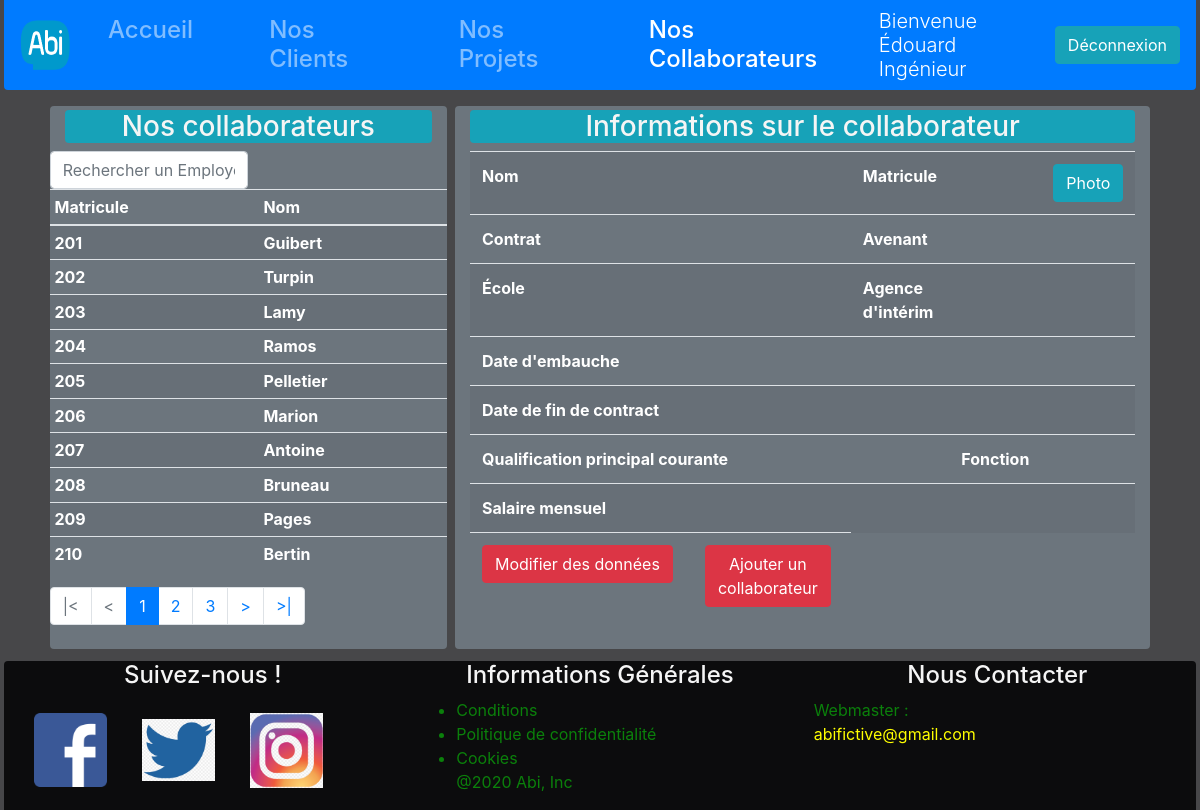
The page /employees (signed in) on the database its author committed.
### tables this page shows
CREATE TABLE `employee` (
  `id` int(11) NOT NULL,
  `lastname` varchar(45) NOT NULL,
  `firstname` varchar(45) NOT NULL,
  `role` varchar(45) DEFAULT NULL,
  `salary` float DEFAULT NULL,
  `contract` enum('CDI','CDD','Interim') DEFAULT NULL,
  `hired` datetime NOT NULL,
  `dismissed` datetime DEFAULT NULL,
  `user_id` int(11) DEFAULT NULL
);

### src/Controller/Controller.php (called while the page is built, shortened)
<?php
abstract class Controller
{
    public static function employeesController()
    {
        $employeeRepository = new EmployeeRepository();
        $arraysult = $employeeRepository->paginate('lastname');
        if(isset($_GET['search'])) {
            $employees = $employeeRepository->searching($_GET['search'],["id"=>"ASC"],$arraysult[0], $arraysult[1],'lastname');
        }
        else {
            $employees = $employeeRepository->findBy([],["id"=>"ASC"],$arraysult[0], $arraysult[1]);
        }
        $currentPage = $arraysult[2];
        $pages = $arraysult[3];
        include '../templates/employees.php';
    }
}

### public/index.php (called while the page is built, shortened)
<?php
$uri = $_SERVER["REQUEST_URI"];
$uri = substr($uri, 1);
$uri = $uri . "Controller";
if($uri ==="Controller"){
    Controller::homeController();
} else if (method_exists('App\Controller\Controller', $uri)) {
    Controller::$uri();
} else {
    Controller::error404Controller();
}

### src/Repository/Repository.php (called while the page is built, shortened)
<?php
abstract class Repository {
    protected PDO $pdo;
    private string $table;
    private string $classname;
    public function __construct(string $classname)
    {
        $this->pdo = new PDO (DbConfig::DSN, DbConfig::USERNAME, DbConfig::PASSWORD);
        $this->classname = $classname;
        $this->table = strtolower($classname);
    }
    public function findBy(array $criteria, array $orderBy = null, int $limit = null, int $offset = null)
    {
        $params = array_values($criteria);
        if (!empty($criteria)) {
            $criteria = " WHERE " . join(" AND ", array_map(fn($key) => "$key = ?", array_keys($criteria)));
        } else {
            $criteria = null;
        }
        if ($orderBy) $orderBy = " ORDER BY " . join(", ", array_map(fn($key, $value) => "$key $value", array_keys($orderBy), array_values($orderBy)));
        if ($limit) $limit = " LIMIT $limit";
        $sql = "SELECT * FROM $this->table $criteria $orderBy $limit $offset";
        $query = $this->pdo->prepare($sql);
        $query->execute($params);
        return $query->fetchAll(PDO::FETCH_CLASS, "App\Entity\\$this->classname");
    }
    public function paginate($column) {
        if(isset($_GET['page']) && !empty($_GET['page'])){
            $currentPage = (int) strip_tags($_GET['page']);
          }else{
            $currentPage = 1;
          }
          if(isset($_GET['search']) && !empty($_GET['search'])){
            $search = "WHERE $column LIKE '{$_GET['search']}%'";
          }else{
            $search = null;
          }
        $sql = "SELECT COUNT(*) AS nb_rows FROM $this->table $search";
        $query = $this->pdo->prepare($sql);
        $query->execute();
        $result = $query->fetch();
        $nbRows = $result['nb_rows'];
        $nbPerPage = 10;
        $pages = ceil($nbRows/$nbPerPage);
        $first = ($currentPage * $nbPerPage) - $nbPerPage;
        if ($first<1) {
            $first = null;
        }
        return [$nbPerPage, $first, $currentPage, $pages];
    }
}

### src/Entity/Employee.php (called while the page is built, shortened)
<?php
class Employee
{
    private int $id;
    private string $lastname;
    public function getId()
    {
        return $this->id;
    }
    public function getLastname()
    {
        return $this->lastname;
    }
}

### templates/employees.php (the view, shortened to what this page needs)
<?php require_once 'skeleton/header.php' ?>
<div class="d-flex flex-column">
    <div class="justify-content-center row my-1 mb-2 mx-1 ">
        <div class="bg-secondary col-md-4 col-12 rounded my-1 mx-1 ">
            <h3 class="bg-info mt-1 rounded text-center ">
                Nos collaborateurs
            </h3>
            <form action="#" method="GET" id="search_employees">
                <div class="row mt-2 mb-2">
                    <div class="col-md-6">
                        <div class="row">
                            <input class="form-control" type="text" placeholder="Rechercher un Employée" name="search" autofocus>
                        </div>
                    </div>
            </form>
            <table id="table" class="table table-striped table-sm text-white bg-secondary" data-search="true" data-pagination="true" data-page-list="[5, 10, 15]">
                <thead>
                    <tr>
                        <th data-field="matricule" data-sortable="true">Matricule</th>
                        <th data-field="nomCollabo" data-sortable="true">Nom</th>
                    </tr>
                </thead>
                <tbody>
                    <?php foreach ($employees as $employee) : ?>
                        <tr onclick="select_employee(<?= $employee->getId() ?>)">
                            <th><?= $employee->getId() ?></th>
                            <th><?= $employee->getLastname() ?></th>
                        </tr>
                    <?php endforeach ?>
                </tbody>
            </table>
            <nav class=>
      <ul class="pagination justify-content-center">
 <li class="page-item <?= ($currentPage == 1) ? "disabled" : "" ?>">
            <a href="/employees?page=<?= 1 . "&search" . $_GET['search'] ?>" class="page-link"> |< </a>
          </li>
        <li class="page-item <?= ($currentPage == 1) ? "disabled" : "" ?>">
          <a href="/employees?page=<?= ($currentPage - 1) . "&search=" . $_GET['search'] ?>" class="page-link"> < </a>
         </li>
        <?php for ($page = ($currentPage-2);$page < $currentPage+3; $page++) : ?>
          <?php if ($page>0 && $page <= $pages) : ?>
        <li class="page-item <?= ($currentPage == $page) ? "active" : "" ?>">
          <a href="/employees?page=<?= $page . "&search=" . $_GET['search'] ?>" class="page-link"><?= $page ?></a>
        </li>
        <?php endif ?>
      <?php endfor ?>
      <li class="page-item <?= ($currentPage == $pages) ? "disabled" : "" ?>">
        <a href="/employees?page=<?= ($currentPage + 1) . "&search=" . $_GET['search'] ?>" class="page-link"> > </a>
        <li class="page-item <?= ($currentPage == $pages) ? "disabled" : "" ?>">
          <a href="/employees?page=<?= $pages . "&search" . $_GET['search'] ?>" class="page-link"> >| </a>
      </li>
      </ul>
    </nav>
        </div>
    </div>
    <div class="bg-secondary col-md-7 col-12 rounded my-1 mx-1">
            <h3 class="bg-info mt-1 rounded text-center ">
                Informations sur le collaborateur
            </h3>
            <div class=" mt-2">
                <table class="table table-striped text-white">
                    <tbody>
                        <tr>
                            <td scope="row"><strong>Nom</strong></td>
                            <td id='employeeName'></td>
                            <td><strong>Matricule</strong></td>
                            <td id="employeeId"></td>
                            <td colspan="2">
                                <button type="button" class="btn btn-info" data-toggle="modal" data-target="#exampleModalCenter">
                                    Photo
                                </button>
                            </td>
                        </tr>
                        <tr>
                            <td scope="row"><strong>Contrat</strong></td>
                            <td id="employeeContract"></td>
                            <td><strong>Avenant</strong></td>
                            <td></td>
                            <td></td>
                            <td></td>
                        </tr>
                        <tr>
                            <td scope="row"><strong>École</strong></td>
                            <td></td>
                            <td><strong>Agence d'intérim</strong></th>
                            <td></td>
                            <td></td>
                            <td></td>
                        </tr>
                        <tr>
                            <th scope="row" colspan="2">Date d'embauche</th>
                            <td id="employeeHire"></td>
                            <td></td>
                            <td></td>
                            <td></td>
                        </tr>
                        <tr>
                            <td scope="row" colspan="2"><strong>Date de fin de contract</strong></td>
                            <td id="employeeDismissed"></td>
                            <td></td>
                            <td></td>
                            <td></td>
                        </tr>
                        <tr>
                            <td scope="row" colspan="2"><strong>Qualification principal courante</strong></td>
                            <td></td>
                            <td><strong>Fonction</strong></td>
                            <td id="employeeRole"></td>
                            <td></td>
                        </tr>
                        <tr>
                            <td scope="row" colspan="2"><strong>Salaire mensuel</strong></td>
                            <td id="employeeSalary"></td>
                            <td></td>
                            <td></td>
                            <td></td>
                        </tr>
                        <tr>
                            <td>
                                <div class="btn-group-toggle text-nowrap text-center" data-toggle="buttons">
                                    <a href="abi_projets.html">
                                        <button type="button" class="btn btn-danger mr-2 text-nowrap" data-toggle="button" aria-pressed="false">Modifier des données</button>
                                    </a>
                                </div>
                            </td>
                            <td>
                                <div class="btn-group-toggle" data-toggle="buttons">
                                    <a href="abi_projets.html">
                                        <button type="button" class="btn btn-danger mr-2" data-toggle="button" aria-pressed="false">Ajouter un collaborateur</button>
                                    </a>
                                </div>
                            </td>
                        </tr>
                    </tbody>
                </table>
            </div>
        </div>
    </div>
<?php require_once 'skeleton/footer.php' ?>

### public/assets/css/abi_style.css (style rules this page uses)
body { background-color: #474749; }
h3, h4 { color: whitesmoke; }
a, a:hover { color: yellow; }

### rows shown on the page
employee: id "201", lastname "Guibert"
employee: id "202", lastname "Turpin"
employee: id "203", lastname "Lamy"
employee: id "204", lastname "Ramos"
employee: id "205", lastname "Pelletier"
employee: id "206", lastname "Marion"
employee: id "207", lastname "Antoine"
employee: id "208", lastname "Bruneau"
employee: id "209", lastname "Pages"
employee: id "210", lastname "Bertin"

### other values the page prints
$_SESSION["login"] "Édouard"
$_SESSION["role"] "Ingénieur"
